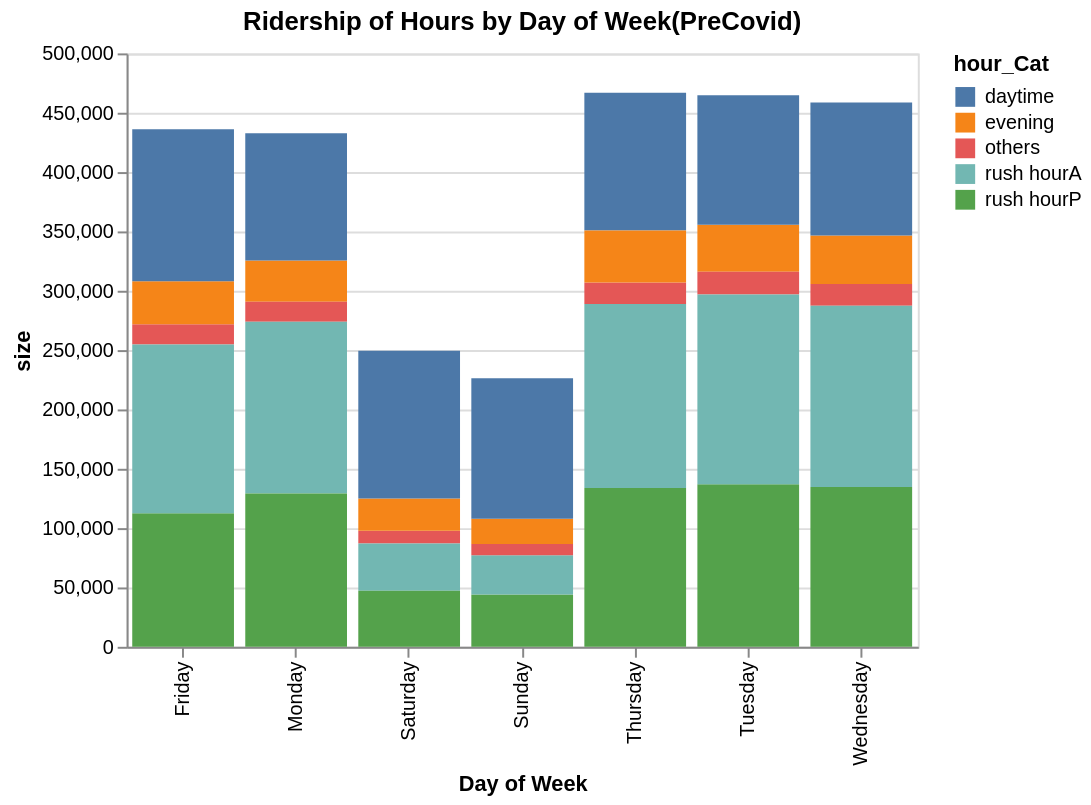

This figure's Vega-Lite source:
### Vega-Lite specification from a JSON file in a GitHub repository (floating-point values rounded to 4 significant figures)
{"config": {"view": {"continuousWidth": 400, "continuousHeight": 300}}, "data": {"name": "data-b5b57d09f48fb4bf5f54577b8de9beb0"}, "mark": "bar", "encoding": {"color": {"type": "nominal", "field": "hour_Cat"}, "tooltip": [{"type": "nominal", "field": "hour_Cat"}, {"type": "quantitative", "field": "size", "title": "PreLockdown Ridership in San Francisco"}], "x": {"type": "nominal", "field": "Day of Week"}, "y": {"type": "quantitative", "field": "size"}}, "height": 300, "title": "Ridership of Hours by Day of Week(PreCovid)", "width": 400, "$schema": "https://vega.github.io/schema/vega-lite/v4.8.1.json", "datasets": {"data-b5b57d09f48fb4bf5f54577b8de9beb0": [{"level_0": 0, "index": 9, "Day of Week": "Monday", "hour_Cat": "evening", "size": 34614}, {"level_0": 1, "index": 5, "Day of Week": "Monday", "hour_Cat": "others", "size": 16838}, {"level_0": 2, "index": 6, "Day of Week": "Monday", "hour_Cat": "rush hourA", "size": 144758}, {"level_0": 3, "index": 7, "Day of Week": "Monday", "hour_Cat": "daytime", "size": 107349}, {"level_0": 4, "index": 8, "Day of Week": "Monday", "hour_Cat": "rush hourP", "size": 129232}, {"level_0": 9, "index": 28, "Day of Week": "Tuesday", "hour_Cat": "rush hourP", "size": 136876}, {"level_0": 7, "index": 29, "Day of Week": "Tuesday", "hour_Cat": "evening", "size": 39745}, {"level_0": 8, "index": 27, "Day of Week": "Tuesday", "hour_Cat": "daytime", "size": 109035}, {"level_0": 5, "index": 25, "Day of Week": "Tuesday", "hour_Cat": "others", "size": 19013}, {"level_0": 6, "index": 26, "Day of Week": "Tuesday", "hour_Cat": "rush hourA", "size": 160059}, {"level_0": 10, "index": 33, "Day of Week": "Wednesday", "hour_Cat": "rush hourP", "size": 134653}, {"level_0": 11, "index": 34, "Day of Week": "Wednesday", "hour_Cat": "evening", "size": 41030}, {"level_0": 12, "index": 30, "Day of Week": "Wednesday", "hour_Cat": "others", "size": 18205}, {"level_0": 13, "index": 31, "Day of Week": "Wednesday", "hour_Cat": "rush hourA", "size": 152747}, {"level_0": 14, "index": 32, "Day of Week": "Wednesday", "hour_Cat": "daytime", "size": 112079}, {"level_0": 19, "index": 20, "Day of Week": "Thursday", "hour_Cat": "others", "size": 18280}, {"level_0": 18, "index": 21, "Day of Week": "Thursday", "hour_Cat": "rush hourA", "size": 154955}, {"level_0": 17, "index": 22, "Day of Week": "Thursday", "hour_Cat": "daytime", "size": 115948}, {"level_0": 16, "index": 23, "Day of Week": "Thursday", "hour_Cat": "rush hourP", "size": 133821}, {"level_0": 15, "index": 24, "Day of Week": "Thursday", "hour_Cat": "evening", "size": 43822}, {"level_0": 20, "index": 0, "Day of Week": "Friday", "hour_Cat": "others", "size": 17151}, {"level_0": 21, "index": 4, "Day of Week": "Friday", "hour_Cat": "evening", "size": 36145}, {"level_0": 22, "index": 3, "Day of Week": "Friday", "hour_Cat": "rush hourP", "size": 112505}, {"level_0": 23, "index": 2, "Day of Week": "Friday", "hour_Cat": "daytime", "size": 128144}, {"level_0": 24, "index": 1, "Day of Week": "Friday", "hour_Cat": "rush hourA", "size": 142155}, {"level_0": 29, "index": 10, "Day of Week": "Saturday", "hour_Cat": "others", "size": 10775}, {"level_0": 28, "index": 11, "Day of Week": "Saturday", "hour_Cat": "rush hourA", "size": 39779}, {"level_0": 26, "index": 13, "Day of Week": "Saturday", "hour_Cat": "rush hourP", "size": 47304}, {"level_0": 25, "index": 14, "Day of Week": "Saturday", "hour_Cat": "evening", "size": 27069}, {"level_0": 27, "index": 12, "Day of Week": "Saturday", "hour_Cat": "daytime", "size": 124612}, {"level_0": 33, "index": 19, "Day of Week": "Sunday", "hour_Cat": "evening", "size": 21172}, {"level_0": 30, "index": 18, "Day of Week": "Sunday", "hour_Cat": "rush hourP", "size": 44088}, {"level_0": 31, "index": 16, "Day of Week": "Sunday", "hour_Cat": "rush hourA", "size": 33039}, {"level_0": 32, "index": 15, "Day of Week": "Sunday", "hour_Cat": "others", "size": 9545}, {"level_0": 34, "index": 17, "Day of Week": "Sunday", "hour_Cat": "daytime", "size": 118442}]}}
